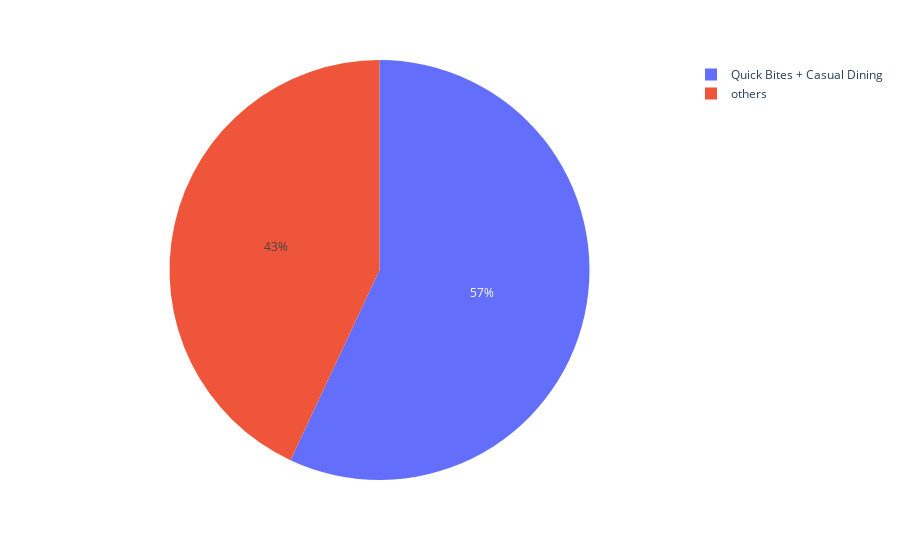

Source (notebook cell):
### Code cell
fig  = px.pie(df , names =labels , values = values  )
fig.show()

### Figure 1 — Plotly figure (JSON) as saved in the notebook; plotly's stock layout.template omitted (floating-point values rounded to 4 significant figures)
{"data": [{"domain": {"x": [0, 1], "y": [0, 1]}, "hovertemplate": "label=%{label}<br>value=%{value}<extra></extra>", "labels": ["Quick Bites + Casual Dining", "others"], "legendgroup": "", "name": "", "showlegend": true, "type": "pie", "values": [29462, 22255]}], "layout": {"legend": {"tracegroupgap": 0}, "margin": {"t": 60}}}
